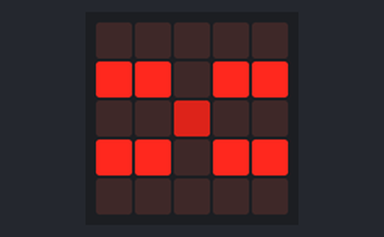
Bench run of a program on a simulated BBC micro:bit (MakeCode). Parts: the board's 5×5 LED display.

Above: at 0.1 s.
At 1.1 s:
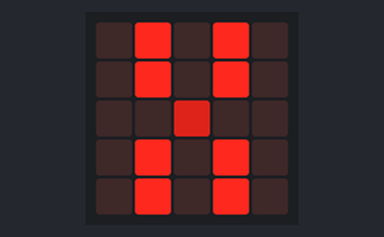

Measured:
- what the display in image 1 shows lasts 1.0 s, from 1.0 s to 2.0 s

The program:

main.ts
```typescript
let stred = [2, 2]
let ctverec = [[1, 0], [3, 0], [1, 1], [3, 1]]
let carka_ctverec = [[1, 0], [2, 0], [1, 1], [2, 1]]
// šlo by to ještě přepočítávat skrze střed
zrcadlit()
function zobraz() {
    basic.clearScreen()
    led.plotBrightness(stred[0], stred[1], 150)
    for (let i of ctverec) {
        led.plot(i[0], i[1])
    }
    for (let e of carka_ctverec) {
        led.plot(e[0], e[1])
    }
}

function zrcadlit() {
    for (let i = 0; i < ctverec.length; i++) {
        for (let e = 0; e < 2; e++) {
            carka_ctverec[i][e] = ctverec[i][e] + 2 * (stred[e] - ctverec[i][e])
        }
    }
    zobraz()
}

forever(function on_forever() {
    let x: number;
    let y: number;
    basic.clearScreen()
    for (let bod of ctverec) {
        x = 0 * (bod[0] - stred[0]) - 1 * (bod[1] - stred[1]) + stred[0]
        y = 1 * (bod[0] - stred[0]) + 0 * (bod[1] - stred[1]) + stred[1]
        bod[0] = x
        bod[1] = y
    }
    for (let h of ctverec) {
        led.plot(h[0], h[1])
    }
    led.plotBrightness(2, 2, 100)
    zrcadlit()
    basic.pause(1000)
})
```

test.ts
```typescript
// Tady jsou testy. Při použití tohoto balíčku jako rozšíření nebude zkompilováno.
```
